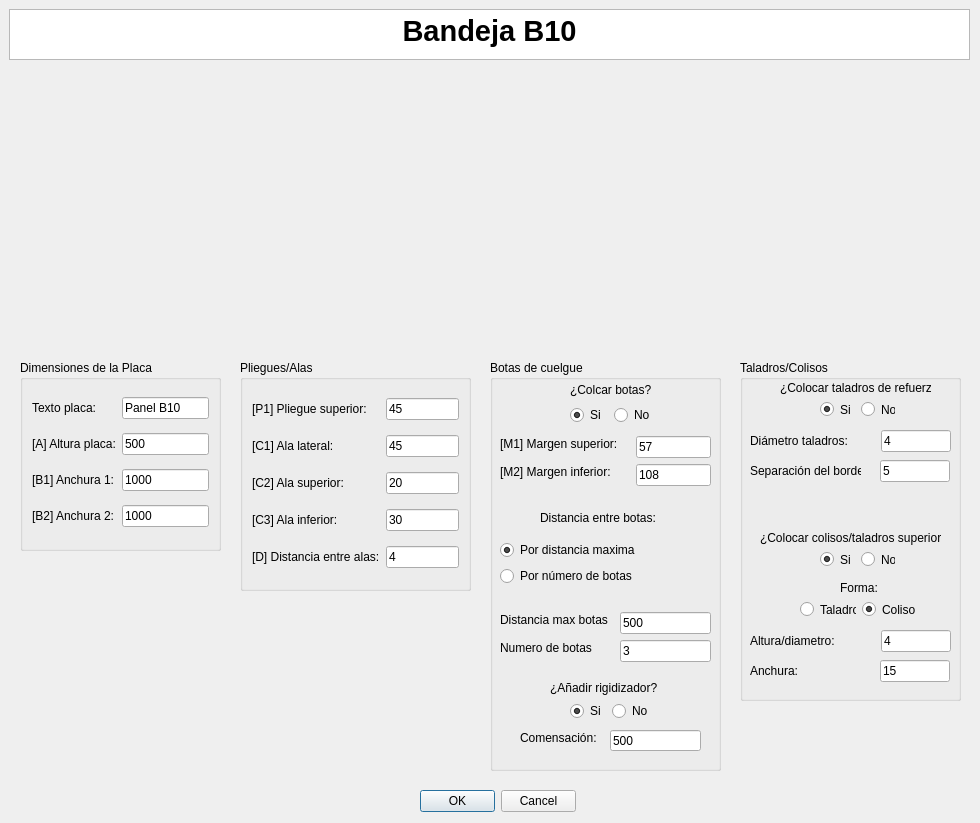
<?xml version="1.0" encoding="UTF-8"?>
<ui version="4.0">
 <class>MyPositionDialog</class>
 <widget class="QDialog" name="MyPositionDialog">
  <property name="geometry">
   <rect>
    <x>0</x>
    <y>0</y>
    <width>980</width>
    <height>823</height>
   </rect>
  </property>
  <property name="windowTitle">
   <string>Enter Position</string>
  </property>
  <property name="whatsThis">
   <string>&lt;html&gt;&lt;head/&gt;&lt;body&gt;&lt;p&gt;Esta ventana de KSDpanel te permite introducir todas las medidas correspondientes del panel seleccionado.&lt;/p&gt;&lt;p&gt;Recuerda que todas las medidas deben de ir en milimetros (mm).&lt;/p&gt;&lt;/body&gt;&lt;/html&gt;</string>
  </property>
  <widget class="QDialogButtonBox" name="buttonBox">
   <property name="geometry">
    <rect>
     <x>420</x>
     <y>790</y>
     <width>156</width>
     <height>23</height>
    </rect>
   </property>
   <property name="orientation">
    <enum>Qt::Horizontal</enum>
   </property>
   <property name="standardButtons">
    <set>QDialogButtonBox::Cancel|QDialogButtonBox::Ok</set>
   </property>
  </widget>
  <widget class="QTextBrowser" name="textBrowser">
   <property name="geometry">
    <rect>
     <x>9</x>
     <y>9</y>
     <width>961</width>
     <height>51</height>
    </rect>
   </property>
   <property name="html">
    <string>&lt;!DOCTYPE HTML PUBLIC &quot;-//W3C//DTD HTML 4.0//EN&quot; &quot;http://www.w3.org/TR/REC-html40/strict.dtd&quot;&gt;
&lt;html&gt;&lt;head&gt;&lt;meta name=&quot;qrichtext&quot; content=&quot;1&quot; /&gt;&lt;style type=&quot;text/css&quot;&gt;
p, li { white-space: pre-wrap; }
&lt;/style&gt;&lt;/head&gt;&lt;body style=&quot; font-family:'MS Shell Dlg 2'; font-size:8.25pt; font-weight:400; font-style:normal;&quot;&gt;
&lt;p align=&quot;center&quot; style=&quot; margin-top:0px; margin-bottom:0px; margin-left:0px; margin-right:0px; -qt-block-indent:0; text-indent:0px;&quot;&gt;&lt;span style=&quot; font-size:22pt; font-weight:600;&quot;&gt;Bandeja B10&lt;/span&gt;&lt;/p&gt;&lt;/body&gt;&lt;/html&gt;</string>
   </property>
  </widget>
  <widget class="QGroupBox" name="groupBox">
   <property name="geometry">
    <rect>
     <x>490</x>
     <y>360</y>
     <width>231</width>
     <height>411</height>
    </rect>
   </property>
   <property name="styleSheet">
    <string notr="true">font: 10pt &quot;MS Shell Dlg 2&quot;;</string>
   </property>
   <property name="title">
    <string>Botas de cuelgue</string>
   </property>
   <widget class="QLineEdit" name="numeroBotasUI">
    <property name="geometry">
     <rect>
      <x>130</x>
      <y>280</y>
      <width>91</width>
      <height>22</height>
     </rect>
    </property>
    <property name="text">
     <string>3</string>
    </property>
   </widget>
   <widget class="QLineEdit" name="distanciaEntreBotasUI">
    <property name="geometry">
     <rect>
      <x>130</x>
      <y>252</y>
      <width>91</width>
      <height>22</height>
     </rect>
    </property>
    <property name="text">
     <string>500</string>
    </property>
   </widget>
   <widget class="QLabel" name="label_7">
    <property name="geometry">
     <rect>
      <x>10</x>
      <y>280</y>
      <width>98</width>
      <height>16</height>
     </rect>
    </property>
    <property name="text">
     <string>Numero de botas</string>
    </property>
   </widget>
   <widget class="QLabel" name="label_6">
    <property name="geometry">
     <rect>
      <x>10</x>
      <y>252</y>
      <width>114</width>
      <height>16</height>
     </rect>
    </property>
    <property name="text">
     <string>Distancia max botas</string>
    </property>
   </widget>
   <widget class="QLabel" name="label_3">
    <property name="geometry">
     <rect>
      <x>10</x>
      <y>76</y>
      <width>130</width>
      <height>16</height>
     </rect>
    </property>
    <property name="text">
     <string>[M1] Margen superior:</string>
    </property>
   </widget>
   <widget class="QLabel" name="label_5">
    <property name="geometry">
     <rect>
      <x>10</x>
      <y>104</y>
      <width>124</width>
      <height>16</height>
     </rect>
    </property>
    <property name="text">
     <string>[M2] Margen inferior:</string>
    </property>
   </widget>
   <widget class="QLineEdit" name="margenAUI">
    <property name="geometry">
     <rect>
      <x>146</x>
      <y>76</y>
      <width>75</width>
      <height>22</height>
     </rect>
    </property>
    <property name="text">
     <string>57</string>
    </property>
   </widget>
   <widget class="QLineEdit" name="margenBUI">
    <property name="geometry">
     <rect>
      <x>146</x>
      <y>104</y>
      <width>75</width>
      <height>22</height>
     </rect>
    </property>
    <property name="text">
     <string>108</string>
    </property>
   </widget>
   <widget class="QLabel" name="label_10">
    <property name="geometry">
     <rect>
      <x>50</x>
      <y>150</y>
      <width>125</width>
      <height>16</height>
     </rect>
    </property>
    <property name="text">
     <string>Distancia entre botas:</string>
    </property>
   </widget>
   <widget class="QWidget" name="layoutWidget">
    <property name="geometry">
     <rect>
      <x>80</x>
      <y>21</y>
      <width>85</width>
      <height>44</height>
     </rect>
    </property>
    <layout class="QGridLayout" name="gridLayout">
     <item row="0" column="0" colspan="2">
      <widget class="QLabel" name="label_2">
       <property name="mouseTracking">
        <bool>false</bool>
       </property>
       <property name="text">
        <string>¿Colcar botas?</string>
       </property>
       <property name="buddy">
        <cstring>label_2</cstring>
       </property>
      </widget>
     </item>
     <item row="1" column="0">
      <widget class="QRadioButton" name="crearBotasUI">
       <property name="text">
        <string>Si</string>
       </property>
       <property name="checked">
        <bool>true</bool>
       </property>
      </widget>
     </item>
     <item row="1" column="1">
      <widget class="QRadioButton" name="noCrearBotasUI">
       <property name="text">
        <string>No</string>
       </property>
      </widget>
     </item>
    </layout>
   </widget>
   <widget class="QWidget" name="layoutWidget">
    <property name="geometry">
     <rect>
      <x>10</x>
      <y>180</y>
      <width>147</width>
      <height>48</height>
     </rect>
    </property>
    <layout class="QVBoxLayout" name="verticalLayout">
     <item>
      <widget class="QRadioButton" name="parametroBotasUI_3">
       <property name="text">
        <string>Por distancia maxima</string>
       </property>
       <property name="checked">
        <bool>true</bool>
       </property>
      </widget>
     </item>
     <item>
      <widget class="QRadioButton" name="parametroBotasUI">
       <property name="text">
        <string>Por número de botas</string>
       </property>
      </widget>
     </item>
    </layout>
   </widget>
   <widget class="QLabel" name="label_23">
    <property name="geometry">
     <rect>
      <x>60</x>
      <y>320</y>
      <width>121</width>
      <height>16</height>
     </rect>
    </property>
    <property name="text">
     <string>¿Añadir rigidizador?</string>
    </property>
   </widget>
   <widget class="QWidget" name="layoutWidget_2">
    <property name="geometry">
     <rect>
      <x>80</x>
      <y>340</y>
      <width>80</width>
      <height>22</height>
     </rect>
    </property>
    <layout class="QHBoxLayout" name="horizontalLayout_4">
     <item>
      <widget class="QRadioButton" name="crearRigidizadorUI">
       <property name="text">
        <string>Si</string>
       </property>
       <property name="checked">
        <bool>true</bool>
       </property>
      </widget>
     </item>
     <item>
      <widget class="QRadioButton" name="noCrearRigidizadorUI">
       <property name="text">
        <string>No</string>
       </property>
      </widget>
     </item>
    </layout>
   </widget>
   <widget class="QLineEdit" name="compensacionGrosorCompositeUI">
    <property name="geometry">
     <rect>
      <x>120</x>
      <y>370</y>
      <width>91</width>
      <height>21</height>
     </rect>
    </property>
    <property name="text">
     <string>500</string>
    </property>
   </widget>
   <widget class="QLabel" name="label_24">
    <property name="geometry">
     <rect>
      <x>30</x>
      <y>370</y>
      <width>91</width>
      <height>16</height>
     </rect>
    </property>
    <property name="text">
     <string>Comensación:</string>
    </property>
   </widget>
  </widget>
  <widget class="QGroupBox" name="groupBox_2">
   <property name="geometry">
    <rect>
     <x>240</x>
     <y>360</y>
     <width>231</width>
     <height>231</height>
    </rect>
   </property>
   <property name="styleSheet">
    <string notr="true">font: 10pt &quot;MS Shell Dlg 2&quot;;</string>
   </property>
   <property name="title">
    <string>Pliegues/Alas</string>
   </property>
   <layout class="QGridLayout" name="gridLayout_2">
    <item row="3" column="0">
     <widget class="QLabel" name="label_11">
      <property name="text">
       <string>[C2] Ala superior:</string>
      </property>
     </widget>
    </item>
    <item row="4" column="0">
     <widget class="QLabel" name="label_12">
      <property name="text">
       <string>[C3] Ala inferior:</string>
      </property>
     </widget>
    </item>
    <item row="0" column="1">
     <widget class="QLineEdit" name="pliegueSuperiorUI">
      <property name="text">
       <string>45</string>
      </property>
     </widget>
    </item>
    <item row="0" column="0">
     <widget class="QLabel" name="label_13">
      <property name="text">
       <string>[P1] Pliegue superior:</string>
      </property>
     </widget>
    </item>
    <item row="3" column="1">
     <widget class="QLineEdit" name="alaSuperiorUI">
      <property name="text">
       <string>20</string>
      </property>
     </widget>
    </item>
    <item row="2" column="0">
     <widget class="QLabel" name="label_9">
      <property name="text">
       <string>[C1] Ala lateral:</string>
      </property>
     </widget>
    </item>
    <item row="2" column="1">
     <widget class="QLineEdit" name="alaIzquierdaUI">
      <property name="text">
       <string>45</string>
      </property>
     </widget>
    </item>
    <item row="5" column="0">
     <widget class="QLabel" name="label_25">
      <property name="text">
       <string>[D] Distancia entre alas:</string>
      </property>
     </widget>
    </item>
    <item row="4" column="1">
     <widget class="QLineEdit" name="alaInferiorUI">
      <property name="text">
       <string>30</string>
      </property>
     </widget>
    </item>
    <item row="5" column="1">
     <widget class="QLineEdit" name="distanciaAlasUI">
      <property name="text">
       <string>4</string>
      </property>
     </widget>
    </item>
   </layout>
  </widget>
  <widget class="QLabel" name="imagenPanelUI">
   <property name="geometry">
    <rect>
     <x>230</x>
     <y>70</y>
     <width>521</width>
     <height>281</height>
    </rect>
   </property>
   <property name="text">
    <string/>
   </property>
   <property name="pixmap">
    <pixmap>../imagenes/REF_BH10cotas.jpg</pixmap>
   </property>
   <property name="scaledContents">
    <bool>true</bool>
   </property>
   <property name="wordWrap">
    <bool>false</bool>
   </property>
   <property name="margin">
    <number>0</number>
   </property>
   <property name="openExternalLinks">
    <bool>false</bool>
   </property>
  </widget>
  <widget class="QGroupBox" name="groupBox_3">
   <property name="geometry">
    <rect>
     <x>20</x>
     <y>360</y>
     <width>201</width>
     <height>191</height>
    </rect>
   </property>
   <property name="styleSheet">
    <string notr="true">font: 10pt &quot;MS Shell Dlg 2&quot;;</string>
   </property>
   <property name="title">
    <string>Dimensiones de la Placa</string>
   </property>
   <layout class="QGridLayout" name="gridLayout_3">
    <item row="2" column="1">
     <widget class="QLineEdit" name="anchura1UI">
      <property name="text">
       <string>1000</string>
      </property>
     </widget>
    </item>
    <item row="0" column="1">
     <widget class="QLineEdit" name="textoDescriptivoA0UI">
      <property name="text">
       <string>Panel B10</string>
      </property>
     </widget>
    </item>
    <item row="1" column="0">
     <widget class="QLabel" name="label_8">
      <property name="text">
       <string>[A] Altura placa:</string>
      </property>
     </widget>
    </item>
    <item row="0" column="0">
     <widget class="QLabel" name="label">
      <property name="text">
       <string>Texto placa:</string>
      </property>
     </widget>
    </item>
    <item row="2" column="0">
     <widget class="QLabel" name="label_4">
      <property name="text">
       <string>[B1] Anchura 1:</string>
      </property>
     </widget>
    </item>
    <item row="1" column="1">
     <widget class="QLineEdit" name="alturaPlacaUI">
      <property name="text">
       <string>500</string>
      </property>
     </widget>
    </item>
    <item row="3" column="0">
     <widget class="QLabel" name="label_22">
      <property name="text">
       <string>[B2] Anchura 2:</string>
      </property>
     </widget>
    </item>
    <item row="3" column="1">
     <widget class="QLineEdit" name="anchura2UI">
      <property name="text">
       <string>1000</string>
      </property>
     </widget>
    </item>
   </layout>
  </widget>
  <widget class="QGroupBox" name="groupBox_4">
   <property name="geometry">
    <rect>
     <x>740</x>
     <y>360</y>
     <width>221</width>
     <height>341</height>
    </rect>
   </property>
   <property name="title">
    <string>Taladros/Colisos</string>
   </property>
   <widget class="QLabel" name="label_15">
    <property name="geometry">
     <rect>
      <x>40</x>
      <y>20</y>
      <width>151</width>
      <height>16</height>
     </rect>
    </property>
    <property name="text">
     <string>¿Colocar taladros de refuerzo?</string>
    </property>
   </widget>
   <widget class="QLabel" name="label_16">
    <property name="geometry">
     <rect>
      <x>10</x>
      <y>70</y>
      <width>125</width>
      <height>22</height>
     </rect>
    </property>
    <property name="text">
     <string>Diámetro taladros:</string>
    </property>
   </widget>
   <widget class="QLineEdit" name="diametroTaladrosUI">
    <property name="geometry">
     <rect>
      <x>141</x>
      <y>70</y>
      <width>70</width>
      <height>22</height>
     </rect>
    </property>
    <property name="text">
     <string>4</string>
    </property>
   </widget>
   <widget class="QLineEdit" name="distanciaBordeUI">
    <property name="geometry">
     <rect>
      <x>140</x>
      <y>100</y>
      <width>70</width>
      <height>22</height>
     </rect>
    </property>
    <property name="text">
     <string>5</string>
    </property>
   </widget>
   <widget class="QLabel" name="label_17">
    <property name="geometry">
     <rect>
      <x>10</x>
      <y>100</y>
      <width>111</width>
      <height>21</height>
     </rect>
    </property>
    <property name="text">
     <string>Separación del borde:</string>
    </property>
   </widget>
   <widget class="QLabel" name="label_18">
    <property name="geometry">
     <rect>
      <x>20</x>
      <y>170</y>
      <width>181</width>
      <height>16</height>
     </rect>
    </property>
    <property name="text">
     <string>¿Colocar colisos/taladros superiores?</string>
    </property>
   </widget>
   <widget class="QLabel" name="label_19">
    <property name="geometry">
     <rect>
      <x>100</x>
      <y>220</y>
      <width>41</width>
      <height>16</height>
     </rect>
    </property>
    <property name="text">
     <string>Forma:</string>
    </property>
   </widget>
   <widget class="QLineEdit" name="anchuraColisoUI">
    <property name="geometry">
     <rect>
      <x>140</x>
      <y>300</y>
      <width>70</width>
      <height>22</height>
     </rect>
    </property>
    <property name="text">
     <string>15</string>
    </property>
   </widget>
   <widget class="QLineEdit" name="alturaColisoUI">
    <property name="geometry">
     <rect>
      <x>141</x>
      <y>270</y>
      <width>70</width>
      <height>22</height>
     </rect>
    </property>
    <property name="text">
     <string>4</string>
    </property>
   </widget>
   <widget class="QLabel" name="label_20">
    <property name="geometry">
     <rect>
      <x>10</x>
      <y>300</y>
      <width>111</width>
      <height>21</height>
     </rect>
    </property>
    <property name="text">
     <string>Anchura:</string>
    </property>
   </widget>
   <widget class="QLabel" name="label_21">
    <property name="geometry">
     <rect>
      <x>10</x>
      <y>270</y>
      <width>125</width>
      <height>22</height>
     </rect>
    </property>
    <property name="text">
     <string>Altura/diametro:</string>
    </property>
   </widget>
   <widget class="QWidget" name="layoutWidget">
    <property name="geometry">
     <rect>
      <x>80</x>
      <y>40</y>
      <width>75</width>
      <height>19</height>
     </rect>
    </property>
    <layout class="QHBoxLayout" name="horizontalLayout">
     <item>
      <widget class="QRadioButton" name="crearTaladrosUI">
       <property name="text">
        <string>Si</string>
       </property>
       <property name="checked">
        <bool>true</bool>
       </property>
      </widget>
     </item>
     <item>
      <widget class="QRadioButton" name="noCrearTaladrosUI">
       <property name="text">
        <string>No</string>
       </property>
      </widget>
     </item>
    </layout>
   </widget>
   <widget class="QWidget" name="layoutWidget">
    <property name="geometry">
     <rect>
      <x>80</x>
      <y>190</y>
      <width>75</width>
      <height>19</height>
     </rect>
    </property>
    <layout class="QHBoxLayout" name="horizontalLayout_2">
     <item>
      <widget class="QRadioButton" name="crearColisoUI">
       <property name="text">
        <string>Si</string>
       </property>
       <property name="checked">
        <bool>true</bool>
       </property>
      </widget>
     </item>
     <item>
      <widget class="QRadioButton" name="noCrearColisoUI">
       <property name="text">
        <string>No</string>
       </property>
      </widget>
     </item>
    </layout>
   </widget>
   <widget class="QWidget" name="layoutWidget">
    <property name="geometry">
     <rect>
      <x>60</x>
      <y>240</y>
      <width>118</width>
      <height>19</height>
     </rect>
    </property>
    <layout class="QHBoxLayout" name="horizontalLayout_3">
     <item>
      <widget class="QRadioButton" name="taladroColisoUI">
       <property name="text">
        <string>Taladro</string>
       </property>
      </widget>
     </item>
     <item>
      <widget class="QRadioButton" name="colisoColisoUI">
       <property name="text">
        <string>Coliso</string>
       </property>
       <property name="checked">
        <bool>true</bool>
       </property>
      </widget>
     </item>
    </layout>
   </widget>
  </widget>
  <zorder>groupBox_2</zorder>
  <zorder>groupBox</zorder>
  <zorder>buttonBox</zorder>
  <zorder>textBrowser</zorder>
  <zorder>imagenPanelUI</zorder>
  <zorder>groupBox_3</zorder>
  <zorder>groupBox_4</zorder>
 </widget>
 <resources/>
 <connections>
  <connection>
   <sender>buttonBox</sender>
   <signal>accepted()</signal>
   <receiver>MyPositionDialog</receiver>
   <slot>accept()</slot>
   <hints>
    <hint type="sourcelabel">
     <x>248</x>
     <y>254</y>
    </hint>
    <hint type="destinationlabel">
     <x>157</x>
     <y>274</y>
    </hint>
   </hints>
  </connection>
  <connection>
   <sender>buttonBox</sender>
   <signal>rejected()</signal>
   <receiver>MyPositionDialog</receiver>
   <slot>reject()</slot>
   <hints>
    <hint type="sourcelabel">
     <x>316</x>
     <y>260</y>
    </hint>
    <hint type="destinationlabel">
     <x>286</x>
     <y>274</y>
    </hint>
   </hints>
  </connection>
 </connections>
</ui>
